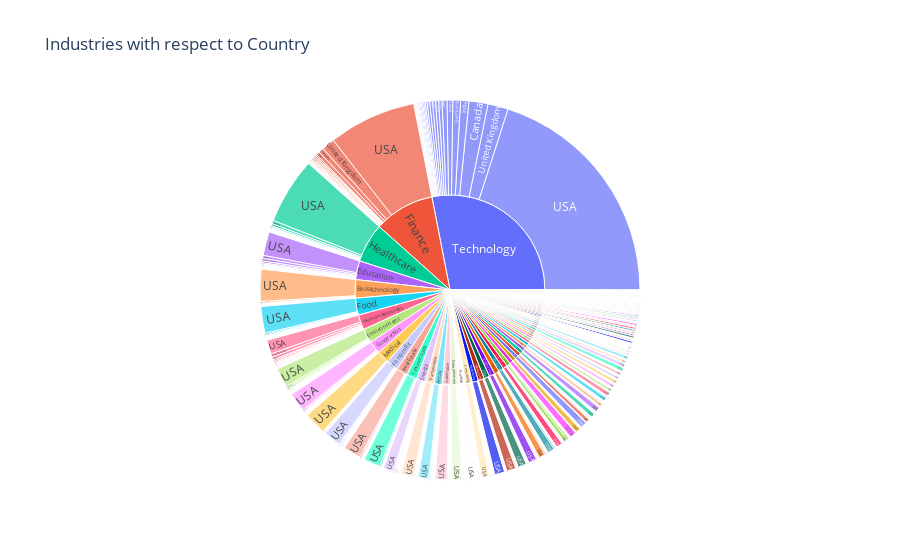

The code cell stored with this chart in its notebook:
### Markdown cell above
## Bivariate Analysis

### Code cell
import plotly.express as px

fig = px.sunburst(df, path=['Industry','Country'],title='Industries with respect to Country')
fig.show()

### Figure 1 — Plotly figure (JSON) as saved in the notebook; plotly's stock layout.template omitted (floating-point values rounded to 4 significant figures; data arrays with more than 128 entries replaced by an {"elided": "..."} marker saying what was removed)
{"data": [{"branchvalues": "total", "domain": {"x": [0, 1], "y": [0, 1]}, "hovertemplate": "labels=%{label}<br>count=%{value}<br>parent=%{parent}<br>id=%{id}<extra></extra>", "ids": {"elided": "840 str values"}, "labels": {"elided": "840 str values"}, "name": "", "parents": {"elided": "840 str values"}, "type": "sunburst", "values": {"elided": "840 int values"}}], "layout": {"legend": {"tracegroupgap": 0}, "title": {"text": "Industries with respect to Country"}}}
